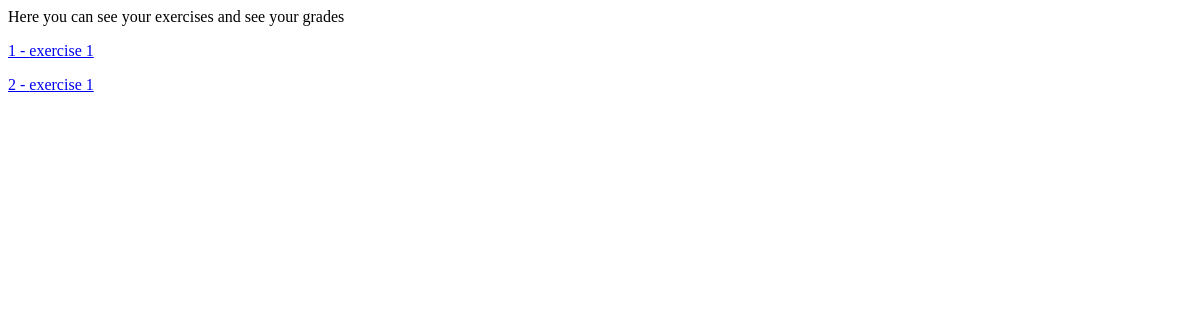
Page /exercises/ on the earlier database version.
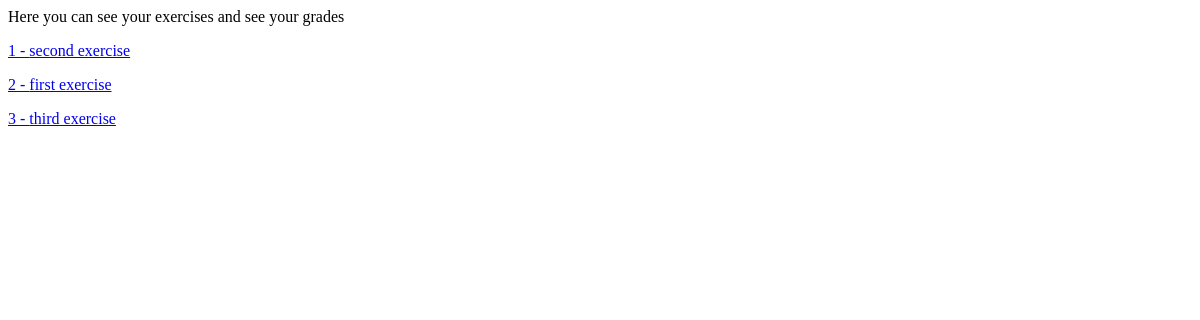
Same page on the later database version.
### exercises/models.py (models this page shows, shortened)
class exercise(models.Model):
    exercise_name = models.CharField(max_length=100 , null=True , blank=True)
    grade         = models.DecimalField(max_digits=5 , decimal_places=2 , null=True , blank=True)
    exercise_file = models.FileField(default=None , null=True , blank=True)
    date          = models.DateField(auto_now=True)
    is_uploaded   = models.BooleanField(default=False)

### exercises/views.py (the view)
# urls.py: path('exercises/',stu_exer_view),
def stu_exer_view(request , *args,**kwargs):
    all_exer = exercise.objects.all()
    return render(request,"stexer_temp.html",{"all" : all_exer})

### templates/stexer_temp.html (shortened to what this page needs)
<!DOCTYPE html>
<html lang="en">
<head>
</head>
<body>
Here you can see your exercises and see your grades
{% for obj in all %}
    <p>
        <a href="/student-exercise/{{ obj.id }}">
        {{ obj.id }} - {{ obj.exercise_name }}
        </a>
    </p>
{% endfor %}
</body>
</html>

Differences in the rows shown:
changed exercise id 1: exercise_name "exercise 1" → "second exercise"
changed exercise id 2: exercise_name "exercise 1" → "first exercise"
added exercise: id "3", exercise_name "third exercise"
